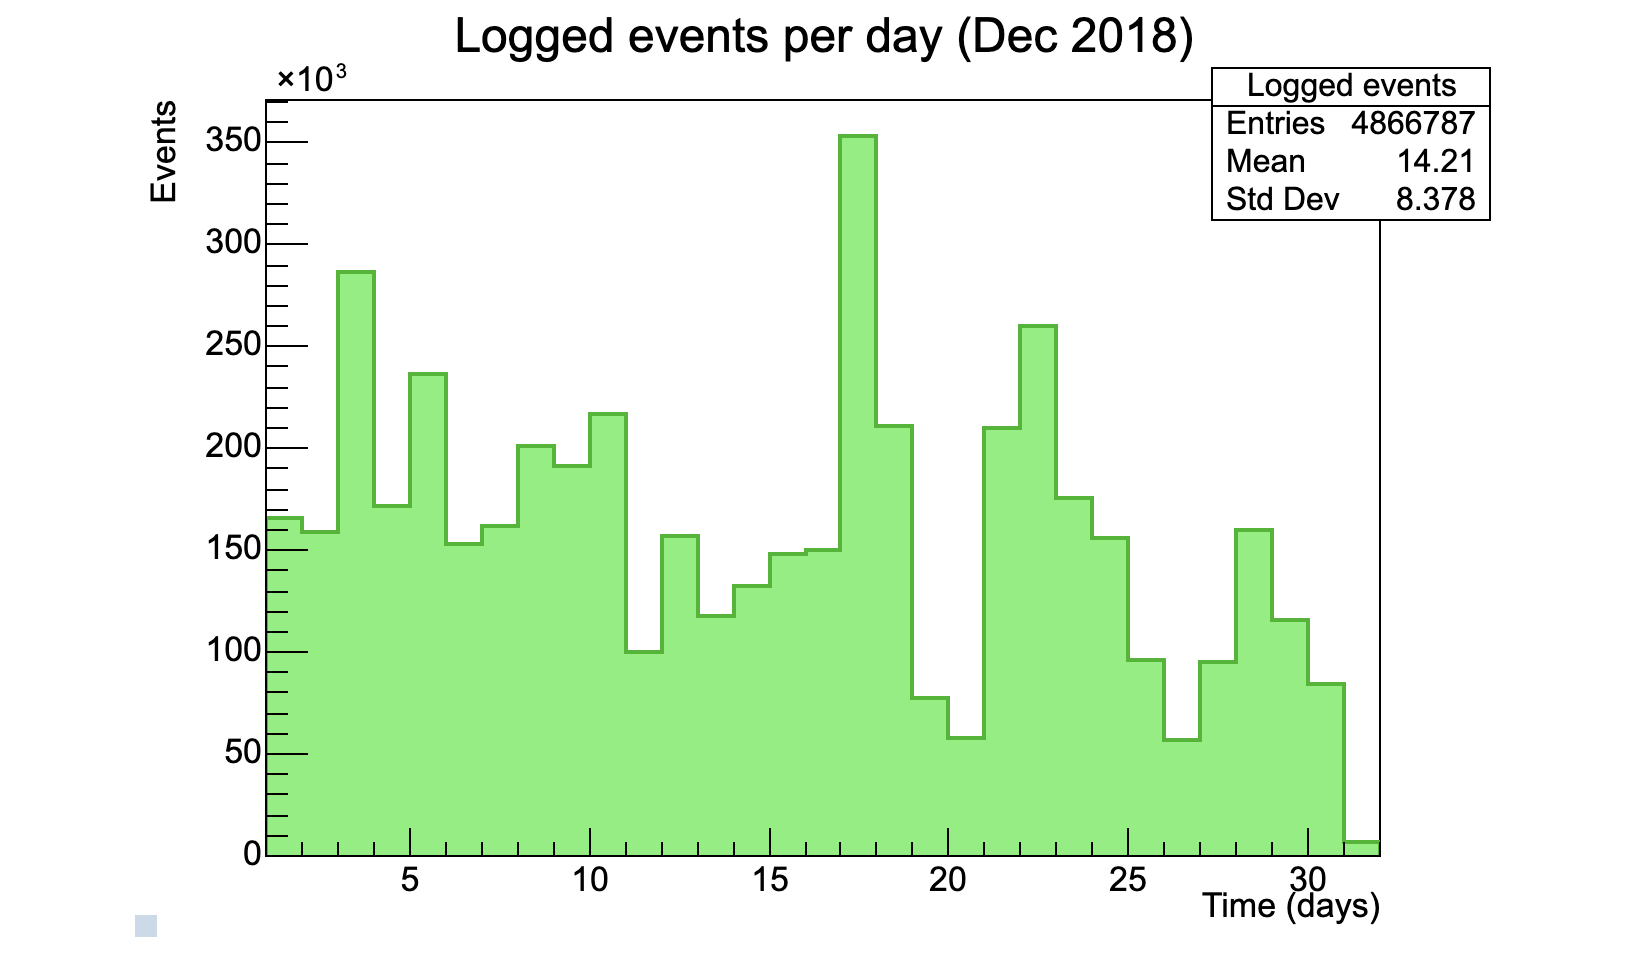

This chart was generated by the following Python code:
import ROOT
import json

try:
    loaded
except NameError:
    loaded = False
    days = []

def load_data():
    with open('allreqs2018-12.json') as f:
        data = json.load(f)
    global loaded
    loaded = True
    return [int(i["t"][8:10]) for i in data]


if not loaded:
    days = load_data()

h = ROOT.TH1I("Logged events","Logged events per day (Dec 2018);Time (days);Events", 31, 1, 32)
h.SetFillColor(212)
h.SetLineWidth(2)
h.SetLineColor(210)
c = ROOT.TCanvas()
for e, i in enumerate(days):
    h.Fill(i)

h.Draw()
c.Draw()

print "Done"
